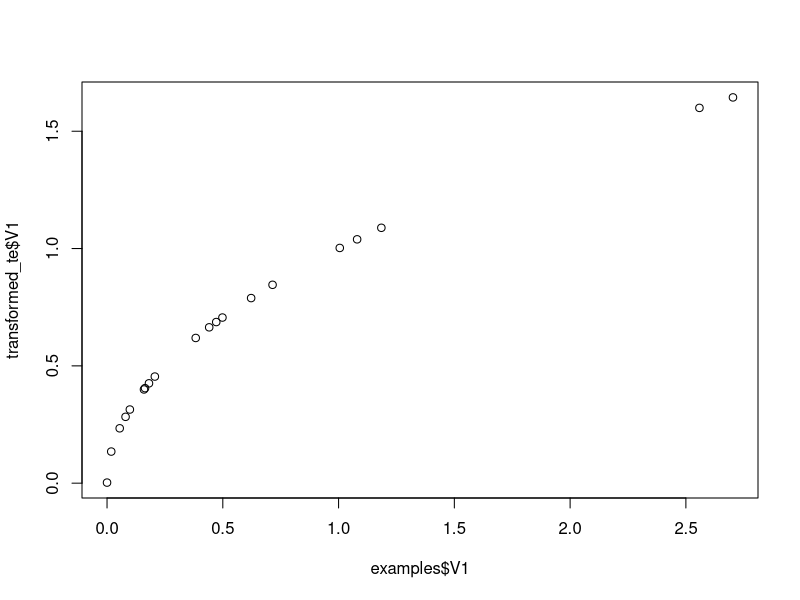

Write R code to recreate this figure.
library(recipes)


### Name: step_sqrt
### Title: Square Root Transformation
### Aliases: step_sqrt tidy.step_sqrt
### Keywords: datagen

### ** Examples

set.seed(313)
examples <- matrix(rnorm(40)^2, ncol = 2)
examples <- as.data.frame(examples)

rec <- recipe(~ V1 + V2, data = examples)

sqrt_trans <- rec  %>%
  step_sqrt(all_predictors())

sqrt_obj <- prep(sqrt_trans, training = examples)

transformed_te <- bake(sqrt_obj, examples)
plot(examples$V1, transformed_te$V1)

tidy(sqrt_trans, number = 1)
tidy(sqrt_obj, number = 1)
